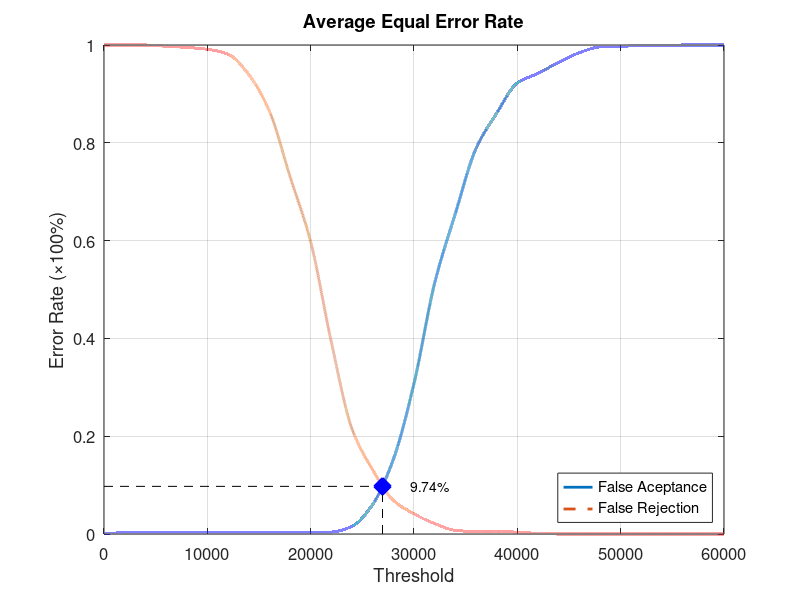
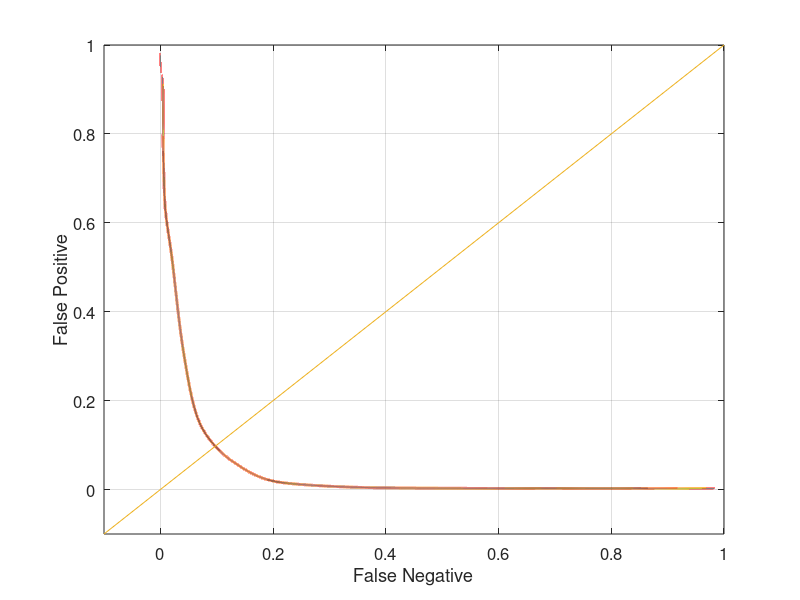

The MATLAB source for these figures, in order:
function yEER = Experiment2Average
close all;
clear;
clc;
x = 0:2000:60000;
xq = 0:0.5:60000;

y0 = [0 0.00263158 0.00263158 0.00263158 0.00263158 0.00263158 0.00263158 0.00263158 0.00263158 0.00263158 0.00263158 0.00394737 0.0157895 0.0605263 0.152632 0.307895 0.513158 0.655263 0.788158 0.860526 0.922368 0.942105 0.964474 0.984211 0.996053 0.997368 0.998684 0.998684 1 1 1];
yy0 = interp1(x, y0, xq, 'pchip');
y1 = [1 1 1 0.9975 0.995 0.99125 0.98125 0.94 0.865 0.73125 0.5975 0.3925 0.215 0.13125 0.06875 0.04125 0.02125 0.0075 0.005 0.005 0.00375 0.00125 0 0 0 0 0 0 0 0 0];
yy1 = interp1(x, y1, xq, 'pchip');

% Calculating EER: 
y2 = abs(y0 - y1);
find(y2 == min(y2))
yy2 = abs(yy0 - yy1);
xEER = find(yy2 == min(yy2));
xEERIndex = xq(xEER) % X-axis EER
yEER = yy0(xEER) % Y-axis EER

main = figure
plot(xq, yy0,'-','LineWidth', 2);	hold on
plot(xq, yy1,'--','LineWidth', 2);	hold on
plot([xEERIndex xEERIndex], [0 yEER], 'k--');	hold on
plot([0 xEERIndex], [yEER yEER], 'k--');	hold on
plot(xEERIndex, yEER, 'bx', 'LineWidth', 10);	hold on
text(xEERIndex + 10 * xEERIndex / 100, yEER, [num2str(round((10000 * yEER)) / 100) '%'])
legend('False Aceptance', 'False Rejection', 'Location', 'SouthEast')
xlabel('Threshold')
ylabel('Error Rate (\times100%)')
title('Average Equal Error Rate')
set(gca, 'FontSize', 12)
axis([0 60000 0 1])
grid on

print(main, 'Experiment2AverageMain', '-dpng');
FNRxFPR = figure('Color', [1 1 1]);
plot(yy1, yy0, '-', yy1, yy0, 'LineWidth', 2);
hold on
y = -0.1:0.1:1
plot(y, y); 
set(gca, 'FontSize', 12)
xlabel('False Negative')
ylabel('False Positive')
axis([-0.1 1 -0.1 1])
set(gca, 'FontSize', 12)
grid on

print(FNRxFPR, 'Experiment2AverageFNRxFPR','-dpng');
end
